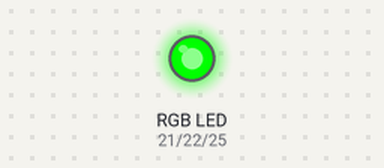
A sketch run on a simulated ESP32. On the bench: an RGB LED mixed from three pins (HIGH = lit). What the sketch prints to the serial monitor is not drawn.

Above: at 0.5 s.
At 1.5 s:
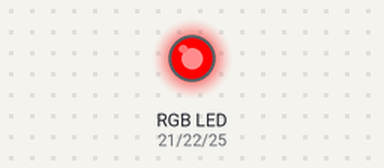
At 5.5 s:
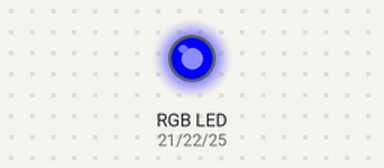
Timing chart, 0 to 6.9 s (numbered marks = the images above):
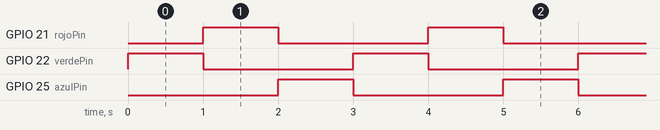

The sketch:

Leccion_03_LED_RGB_3_colores.ino
```cpp
// Placa "ESP32 Dev Module"

#define titleccion "Lección 3 LED RGB tres colores"


int rojoPin = 21;
int verdePin = 22;
int azulPin = 25;

void setup()
{
  Serial.begin(115200);
  Serial.println();
  Serial.println(titleccion);

  pinMode(verdePin,OUTPUT);
  pinMode(rojoPin,OUTPUT);
  pinMode(azulPin,OUTPUT);
}

void loop() {

  digitalWrite(verdePin, HIGH);
  digitalWrite(rojoPin, LOW);
  digitalWrite(azulPin, LOW);
  delay(1000);
  digitalWrite(verdePin, LOW);
  digitalWrite(rojoPin, HIGH);
  digitalWrite(azulPin, LOW);
  delay(1000);
  digitalWrite(verdePin, LOW);
  digitalWrite(rojoPin, LOW);
  digitalWrite(azulPin, HIGH);
  delay(1000);

}
```

Measured:
- by itself, GPIO 21 (rojoPin), GPIO 22 (verdePin), GPIO 25 (azulPin): alternates HIGH for 1.0 s and LOW for 2.0 s
- by itself, everything shown: repeats every 3.0 s, in 3 steps
